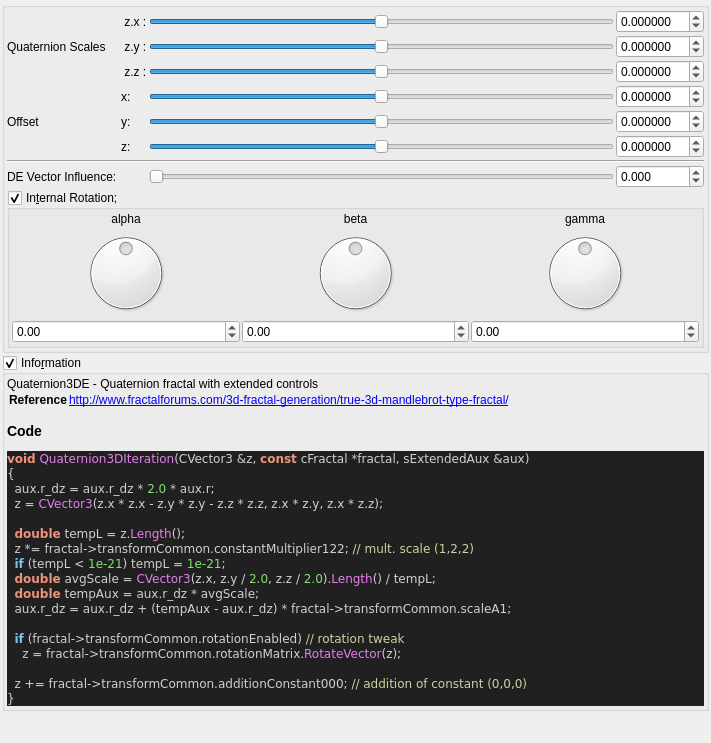
<?xml version="1.0" encoding="UTF-8"?>
<ui version="4.0">
 <class>Form</class>
 <widget class="QWidget" name="Form">
  <property name="geometry">
   <rect>
    <x>0</x>
    <y>0</y>
    <width>711</width>
    <height>743</height>
   </rect>
  </property>
  <property name="windowTitle">
   <string>Form</string>
  </property>
  <layout class="QVBoxLayout" name="verticalLayout">
   <property name="spacing">
    <number>2</number>
   </property>
   <property name="leftMargin">
    <number>2</number>
   </property>
   <property name="topMargin">
    <number>2</number>
   </property>
   <property name="rightMargin">
    <number>2</number>
   </property>
   <property name="bottomMargin">
    <number>2</number>
   </property>
   <item>
    <widget class="QGroupBox" name="groupBox_2">
     <property name="toolTip">
      <string/>
     </property>
     <property name="title">
      <string/>
     </property>
     <property name="checkable">
      <bool>false</bool>
     </property>
     <layout class="QVBoxLayout" name="verticalLayout_29" stretch="0">
      <property name="spacing">
       <number>2</number>
      </property>
      <property name="leftMargin">
       <number>2</number>
      </property>
      <property name="topMargin">
       <number>2</number>
      </property>
      <property name="rightMargin">
       <number>2</number>
      </property>
      <property name="bottomMargin">
       <number>2</number>
      </property>
      <item>
       <layout class="QGridLayout" name="gridLayout_63">
        <property name="spacing">
         <number>2</number>
        </property>
        <item row="3" column="3">
         <widget class="QSlider" name="slider3_transf_constant_multiplier_122_y">
          <property name="sizePolicy">
           <sizepolicy hsizetype="Expanding" vsizetype="Maximum">
            <horstretch>0</horstretch>
            <verstretch>0</verstretch>
           </sizepolicy>
          </property>
          <property name="minimum">
           <number>-3000000</number>
          </property>
          <property name="maximum">
           <number>3000000</number>
          </property>
          <property name="singleStep">
           <number>1</number>
          </property>
          <property name="orientation">
           <enum>Qt::Horizontal</enum>
          </property>
         </widget>
        </item>
        <item row="4" column="4">
         <widget class="MyDoubleSpinBox" name="spinbox3_transf_constant_multiplier_122_z">
          <property name="sizePolicy">
           <sizepolicy hsizetype="Minimum" vsizetype="Maximum">
            <horstretch>0</horstretch>
            <verstretch>0</verstretch>
           </sizepolicy>
          </property>
          <property name="prefix">
           <string/>
          </property>
          <property name="suffix">
           <string/>
          </property>
          <property name="decimals">
           <number>6</number>
          </property>
          <property name="minimum">
           <double>-99.989999999999995</double>
          </property>
          <property name="maximum">
           <double>99.989999999999995</double>
          </property>
          <property name="singleStep">
           <double>0.100000000000000</double>
          </property>
         </widget>
        </item>
        <item row="4" column="2">
         <widget class="QLabel" name="label_98">
          <property name="text">
           <string> z.z :</string>
          </property>
         </widget>
        </item>
        <item row="3" column="4">
         <widget class="MyDoubleSpinBox" name="spinbox3_transf_constant_multiplier_122_y">
          <property name="sizePolicy">
           <sizepolicy hsizetype="Minimum" vsizetype="Maximum">
            <horstretch>0</horstretch>
            <verstretch>0</verstretch>
           </sizepolicy>
          </property>
          <property name="prefix">
           <string/>
          </property>
          <property name="suffix">
           <string/>
          </property>
          <property name="decimals">
           <number>6</number>
          </property>
          <property name="minimum">
           <double>-99.989999999999995</double>
          </property>
          <property name="maximum">
           <double>99.989999999999995</double>
          </property>
          <property name="singleStep">
           <double>0.100000000000000</double>
          </property>
         </widget>
        </item>
        <item row="2" column="4">
         <widget class="MyDoubleSpinBox" name="spinbox3_transf_constant_multiplier_122_x">
          <property name="sizePolicy">
           <sizepolicy hsizetype="Minimum" vsizetype="Maximum">
            <horstretch>0</horstretch>
            <verstretch>0</verstretch>
           </sizepolicy>
          </property>
          <property name="prefix">
           <string/>
          </property>
          <property name="suffix">
           <string/>
          </property>
          <property name="decimals">
           <number>6</number>
          </property>
          <property name="minimum">
           <double>-99.989999999999995</double>
          </property>
          <property name="maximum">
           <double>99.989999999999995</double>
          </property>
          <property name="singleStep">
           <double>0.100000000000000</double>
          </property>
         </widget>
        </item>
        <item row="6" column="4">
         <widget class="MyDoubleSpinBox" name="spinbox3_transf_addition_constant_x">
          <property name="sizePolicy">
           <sizepolicy hsizetype="Minimum" vsizetype="Maximum">
            <horstretch>0</horstretch>
            <verstretch>0</verstretch>
           </sizepolicy>
          </property>
          <property name="prefix">
           <string/>
          </property>
          <property name="suffix">
           <string/>
          </property>
          <property name="decimals">
           <number>6</number>
          </property>
          <property name="minimum">
           <double>-99.989999999999995</double>
          </property>
          <property name="maximum">
           <double>99.989999999999995</double>
          </property>
          <property name="singleStep">
           <double>0.100000000000000</double>
          </property>
         </widget>
        </item>
        <item row="2" column="3">
         <widget class="QSlider" name="slider3_transf_constant_multiplier_122_x">
          <property name="sizePolicy">
           <sizepolicy hsizetype="Expanding" vsizetype="Maximum">
            <horstretch>0</horstretch>
            <verstretch>0</verstretch>
           </sizepolicy>
          </property>
          <property name="minimum">
           <number>-2000000</number>
          </property>
          <property name="maximum">
           <number>2000000</number>
          </property>
          <property name="singleStep">
           <number>1</number>
          </property>
          <property name="orientation">
           <enum>Qt::Horizontal</enum>
          </property>
         </widget>
        </item>
        <item row="3" column="1">
         <widget class="QLabel" name="label_91">
          <property name="text">
           <string>Quaternion Scales    </string>
          </property>
         </widget>
        </item>
        <item row="2" column="2">
         <widget class="QLabel" name="label_93">
          <property name="text">
           <string> z.x :</string>
          </property>
         </widget>
        </item>
        <item row="4" column="3">
         <widget class="QSlider" name="slider3_transf_constant_multiplier_122_z">
          <property name="sizePolicy">
           <sizepolicy hsizetype="Expanding" vsizetype="Maximum">
            <horstretch>0</horstretch>
            <verstretch>0</verstretch>
           </sizepolicy>
          </property>
          <property name="minimum">
           <number>-3000000</number>
          </property>
          <property name="maximum">
           <number>3000000</number>
          </property>
          <property name="singleStep">
           <number>1</number>
          </property>
          <property name="orientation">
           <enum>Qt::Horizontal</enum>
          </property>
         </widget>
        </item>
        <item row="6" column="3">
         <widget class="QSlider" name="slider3_transf_addition_constant_x">
          <property name="sizePolicy">
           <sizepolicy hsizetype="Preferred" vsizetype="Preferred">
            <horstretch>0</horstretch>
            <verstretch>0</verstretch>
           </sizepolicy>
          </property>
          <property name="minimum">
           <number>-5000000</number>
          </property>
          <property name="maximum">
           <number>5000000</number>
          </property>
          <property name="singleStep">
           <number>1</number>
          </property>
          <property name="orientation">
           <enum>Qt::Horizontal</enum>
          </property>
         </widget>
        </item>
        <item row="8" column="2">
         <widget class="QLabel" name="label_114">
          <property name="text">
           <string>z:</string>
          </property>
         </widget>
        </item>
        <item row="7" column="3">
         <widget class="QSlider" name="slider3_transf_addition_constant_y">
          <property name="sizePolicy">
           <sizepolicy hsizetype="Expanding" vsizetype="Maximum">
            <horstretch>0</horstretch>
            <verstretch>0</verstretch>
           </sizepolicy>
          </property>
          <property name="minimum">
           <number>-5000000</number>
          </property>
          <property name="maximum">
           <number>5000000</number>
          </property>
          <property name="singleStep">
           <number>1</number>
          </property>
          <property name="orientation">
           <enum>Qt::Horizontal</enum>
          </property>
         </widget>
        </item>
        <item row="3" column="2">
         <widget class="QLabel" name="label_90">
          <property name="text">
           <string> z.y :</string>
          </property>
         </widget>
        </item>
        <item row="8" column="3">
         <widget class="QSlider" name="slider3_transf_addition_constant_z">
          <property name="sizePolicy">
           <sizepolicy hsizetype="Expanding" vsizetype="Maximum">
            <horstretch>0</horstretch>
            <verstretch>0</verstretch>
           </sizepolicy>
          </property>
          <property name="minimum">
           <number>-5000000</number>
          </property>
          <property name="maximum">
           <number>5000000</number>
          </property>
          <property name="singleStep">
           <number>1</number>
          </property>
          <property name="orientation">
           <enum>Qt::Horizontal</enum>
          </property>
         </widget>
        </item>
        <item row="10" column="4">
         <widget class="MyDoubleSpinBox" name="spinbox_transf_scaleA_1">
          <property name="sizePolicy">
           <sizepolicy hsizetype="Minimum" vsizetype="Maximum">
            <horstretch>0</horstretch>
            <verstretch>0</verstretch>
           </sizepolicy>
          </property>
          <property name="prefix">
           <string/>
          </property>
          <property name="suffix">
           <string/>
          </property>
          <property name="decimals">
           <number>3</number>
          </property>
          <property name="minimum">
           <double>-500.000000000000000</double>
          </property>
          <property name="maximum">
           <double>5000.000000000000000</double>
          </property>
          <property name="singleStep">
           <double>0.100000000000000</double>
          </property>
         </widget>
        </item>
        <item row="10" column="1">
         <widget class="QLabel" name="label_2">
          <property name="layoutDirection">
           <enum>Qt::RightToLeft</enum>
          </property>
          <property name="text">
           <string>DE Vector Influence:</string>
          </property>
         </widget>
        </item>
        <item row="10" column="3">
         <widget class="QSlider" name="slider_transf_scaleA_1">
          <property name="sizePolicy">
           <sizepolicy hsizetype="Expanding" vsizetype="Maximum">
            <horstretch>0</horstretch>
            <verstretch>0</verstretch>
           </sizepolicy>
          </property>
          <property name="minimum">
           <number>0</number>
          </property>
          <property name="maximum">
           <number>5000</number>
          </property>
          <property name="singleStep">
           <number>1</number>
          </property>
          <property name="orientation">
           <enum>Qt::Horizontal</enum>
          </property>
         </widget>
        </item>
        <item row="11" column="1" colspan="4">
         <widget class="MyGroupBox" name="groupCheck_transf_rotation_enabled">
          <property name="title">
           <string>In&amp;ternal Rotation; </string>
          </property>
          <property name="checkable">
           <bool>true</bool>
          </property>
          <layout class="QVBoxLayout" name="verticalLayout_9" stretch="0">
           <property name="spacing">
            <number>2</number>
           </property>
           <property name="leftMargin">
            <number>2</number>
           </property>
           <property name="topMargin">
            <number>2</number>
           </property>
           <property name="rightMargin">
            <number>2</number>
           </property>
           <property name="bottomMargin">
            <number>2</number>
           </property>
           <item>
            <layout class="QGridLayout" name="gridLayout_11">
             <property name="spacing">
              <number>2</number>
             </property>
             <item row="1" column="1">
              <widget class="QLabel" name="label_34">
               <property name="text">
                <string>beta</string>
               </property>
               <property name="alignment">
                <set>Qt::AlignCenter</set>
               </property>
              </widget>
             </item>
             <item row="1" column="2">
              <widget class="QLabel" name="label_36">
               <property name="text">
                <string>gamma</string>
               </property>
               <property name="alignment">
                <set>Qt::AlignCenter</set>
               </property>
              </widget>
             </item>
             <item row="2" column="0">
              <widget class="QDial" name="dial3_transf_rotation_x">
               <property name="minimum">
                <number>-18000</number>
               </property>
               <property name="maximum">
                <number>18000</number>
               </property>
               <property name="wrapping">
                <bool>true</bool>
               </property>
              </widget>
             </item>
             <item row="2" column="1">
              <widget class="QDial" name="dial3_transf_rotation_y">
               <property name="minimum">
                <number>-18000</number>
               </property>
               <property name="maximum">
                <number>18000</number>
               </property>
               <property name="wrapping">
                <bool>true</bool>
               </property>
              </widget>
             </item>
             <item row="1" column="0">
              <widget class="QLabel" name="label_35">
               <property name="text">
                <string>alpha</string>
               </property>
               <property name="alignment">
                <set>Qt::AlignCenter</set>
               </property>
              </widget>
             </item>
             <item row="2" column="2">
              <widget class="QDial" name="dial3_transf_rotation_z">
               <property name="minimum">
                <number>-18000</number>
               </property>
               <property name="maximum">
                <number>18000</number>
               </property>
               <property name="wrapping">
                <bool>true</bool>
               </property>
              </widget>
             </item>
             <item row="4" column="0">
              <widget class="MyDoubleSpinBox" name="spinboxd3_transf_rotation_x">
               <property name="sizePolicy">
                <sizepolicy hsizetype="Minimum" vsizetype="Maximum">
                 <horstretch>0</horstretch>
                 <verstretch>0</verstretch>
                </sizepolicy>
               </property>
               <property name="prefix">
                <string/>
               </property>
               <property name="suffix">
                <string/>
               </property>
               <property name="decimals">
                <number>2</number>
               </property>
               <property name="minimum">
                <double>-180.000000000000000</double>
               </property>
               <property name="maximum">
                <double>180.000000000000000</double>
               </property>
               <property name="singleStep">
                <double>1.000000000000000</double>
               </property>
              </widget>
             </item>
             <item row="4" column="1">
              <widget class="MyDoubleSpinBox" name="spinboxd3_transf_rotation_y">
               <property name="sizePolicy">
                <sizepolicy hsizetype="Minimum" vsizetype="Maximum">
                 <horstretch>0</horstretch>
                 <verstretch>0</verstretch>
                </sizepolicy>
               </property>
               <property name="prefix">
                <string/>
               </property>
               <property name="suffix">
                <string/>
               </property>
               <property name="decimals">
                <number>2</number>
               </property>
               <property name="minimum">
                <double>-180.000000000000000</double>
               </property>
               <property name="maximum">
                <double>180.000000000000000</double>
               </property>
               <property name="singleStep">
                <double>1.000000000000000</double>
               </property>
              </widget>
             </item>
             <item row="4" column="2">
              <widget class="MyDoubleSpinBox" name="spinboxd3_transf_rotation_z">
               <property name="sizePolicy">
                <sizepolicy hsizetype="Minimum" vsizetype="Maximum">
                 <horstretch>0</horstretch>
                 <verstretch>0</verstretch>
                </sizepolicy>
               </property>
               <property name="prefix">
                <string/>
               </property>
               <property name="suffix">
                <string/>
               </property>
               <property name="decimals">
                <number>2</number>
               </property>
               <property name="minimum">
                <double>-180.000000000000000</double>
               </property>
               <property name="maximum">
                <double>180.000000000000000</double>
               </property>
               <property name="singleStep">
                <double>1.000000000000000</double>
               </property>
              </widget>
             </item>
            </layout>
           </item>
          </layout>
         </widget>
        </item>
        <item row="7" column="4">
         <widget class="MyDoubleSpinBox" name="spinbox3_transf_addition_constant_y">
          <property name="sizePolicy">
           <sizepolicy hsizetype="Minimum" vsizetype="Maximum">
            <horstretch>0</horstretch>
            <verstretch>0</verstretch>
           </sizepolicy>
          </property>
          <property name="prefix">
           <string/>
          </property>
          <property name="suffix">
           <string/>
          </property>
          <property name="decimals">
           <number>6</number>
          </property>
          <property name="minimum">
           <double>-99.989999999999995</double>
          </property>
          <property name="maximum">
           <double>99.989999999999995</double>
          </property>
          <property name="singleStep">
           <double>0.100000000000000</double>
          </property>
         </widget>
        </item>
        <item row="7" column="2">
         <widget class="QLabel" name="label_113">
          <property name="text">
           <string>y:</string>
          </property>
         </widget>
        </item>
        <item row="7" column="1">
         <widget class="QLabel" name="label_255">
          <property name="text">
           <string>Offset  </string>
          </property>
         </widget>
        </item>
        <item row="8" column="4">
         <widget class="MyDoubleSpinBox" name="spinbox3_transf_addition_constant_z">
          <property name="sizePolicy">
           <sizepolicy hsizetype="Minimum" vsizetype="Maximum">
            <horstretch>0</horstretch>
            <verstretch>0</verstretch>
           </sizepolicy>
          </property>
          <property name="prefix">
           <string/>
          </property>
          <property name="suffix">
           <string/>
          </property>
          <property name="decimals">
           <number>6</number>
          </property>
          <property name="minimum">
           <double>-99.989999999999995</double>
          </property>
          <property name="maximum">
           <double>99.989999999999995</double>
          </property>
          <property name="singleStep">
           <double>0.100000000000000</double>
          </property>
         </widget>
        </item>
        <item row="6" column="2">
         <widget class="QLabel" name="label_112">
          <property name="text">
           <string>x:</string>
          </property>
         </widget>
        </item>
        <item row="9" column="1" colspan="4">
         <widget class="Line" name="line_53">
          <property name="orientation">
           <enum>Qt::Horizontal</enum>
          </property>
         </widget>
        </item>
       </layout>
      </item>
     </layout>
    </widget>
   </item>
   <item>
    <widget class="MyGroupBox" name="groupCheck_info">
     <property name="title">
      <string>Info&amp;rmation</string>
     </property>
     <property name="flat">
      <bool>false</bool>
     </property>
     <property name="checkable">
      <bool>true</bool>
     </property>
     <layout class="QVBoxLayout" name="verticalLayout_2">
      <property name="spacing">
       <number>2</number>
      </property>
      <property name="leftMargin">
       <number>2</number>
      </property>
      <property name="topMargin">
       <number>2</number>
      </property>
      <property name="rightMargin">
       <number>2</number>
      </property>
      <property name="bottomMargin">
       <number>2</number>
      </property>
      <item>
       <widget class="QLabel" name="label_code_content">
        <property name="text">
         <string>&lt;p&gt;Quaternion3DE - Quaternion fractal with extended controls&lt;/p&gt;&lt;table&gt;
&lt;tr&gt;&lt;th&gt;Reference&lt;/th&gt;&lt;td&gt;&lt;a href=&quot;http://www.fractalforums.com/3d-fractal-generation/true-3d-mandlebrot-type-fractal/&quot;&gt;http://www.fractalforums.com/3d-fractal-generation/true-3d-mandlebrot-type-fractal/&lt;/a&gt;&lt;/td&gt;&lt;/tr&gt;
&lt;/table&gt;
&lt;h3&gt;Code&lt;/h3&gt;
&lt;!DOCTYPE HTML PUBLIC &quot;-//W3C//DTD HTML 4.0 Transitional//EN&quot;&gt;
&lt;html&gt;
&lt;head&gt;
&lt;meta http-equiv=&quot;content-type&quot; content=&quot;text/html; charset=ISO-8859-1&quot;&gt;
&lt;title&gt;Source file&lt;/title&gt;
&lt;/head&gt;
&lt;body style=&quot;background-color:#202020&quot;&gt;
&lt;pre style=&quot;color:#d0d0d0; background-color:#202020;  font-family:'Courier New';&quot;&gt;&lt;span style=&quot;color:#f09479; font-weight:bold&quot;&gt;void&lt;/span&gt; &lt;span style=&quot;color:#e47eed&quot;&gt;Quaternion3DIteration&lt;/span&gt;&lt;span style=&quot;color:#d0d0d0&quot;&gt;(&lt;/span&gt;CVector3 &lt;span style=&quot;color:#d0d0d0&quot;&gt;&amp;amp;&lt;/span&gt;z&lt;span style=&quot;color:#d0d0d0&quot;&gt;,&lt;/span&gt; &lt;span style=&quot;color:#f09479; font-weight:bold&quot;&gt;const&lt;/span&gt; cFractal &lt;span style=&quot;color:#d0d0d0&quot;&gt;*&lt;/span&gt;fractal&lt;span style=&quot;color:#d0d0d0&quot;&gt;,&lt;/span&gt; sExtendedAux &lt;span style=&quot;color:#d0d0d0&quot;&gt;&amp;amp;&lt;/span&gt;aux&lt;span style=&quot;color:#d0d0d0&quot;&gt;)&lt;/span&gt;
&lt;span style=&quot;color:#d0d0d0&quot;&gt;{&lt;/span&gt;
  aux&lt;span style=&quot;color:#d0d0d0&quot;&gt;.&lt;/span&gt;r_dz &lt;span style=&quot;color:#d0d0d0&quot;&gt;=&lt;/span&gt; aux&lt;span style=&quot;color:#d0d0d0&quot;&gt;.&lt;/span&gt;r_dz &lt;span style=&quot;color:#d0d0d0&quot;&gt;*&lt;/span&gt; &lt;span style=&quot;color:#87df71&quot;&gt;2.0&lt;/span&gt; &lt;span style=&quot;color:#d0d0d0&quot;&gt;*&lt;/span&gt; aux&lt;span style=&quot;color:#d0d0d0&quot;&gt;.&lt;/span&gt;r&lt;span style=&quot;color:#d0d0d0&quot;&gt;;&lt;/span&gt;
  z &lt;span style=&quot;color:#d0d0d0&quot;&gt;=&lt;/span&gt; &lt;span style=&quot;color:#e47eed&quot;&gt;CVector3&lt;/span&gt;&lt;span style=&quot;color:#d0d0d0&quot;&gt;(&lt;/span&gt;z&lt;span style=&quot;color:#d0d0d0&quot;&gt;.&lt;/span&gt;x &lt;span style=&quot;color:#d0d0d0&quot;&gt;*&lt;/span&gt; z&lt;span style=&quot;color:#d0d0d0&quot;&gt;.&lt;/span&gt;x &lt;span style=&quot;color:#d0d0d0&quot;&gt;-&lt;/span&gt; z&lt;span style=&quot;color:#d0d0d0&quot;&gt;.&lt;/span&gt;y &lt;span style=&quot;color:#d0d0d0&quot;&gt;*&lt;/span&gt; z&lt;span style=&quot;color:#d0d0d0&quot;&gt;.&lt;/span&gt;y &lt;span style=&quot;color:#d0d0d0&quot;&gt;-&lt;/span&gt; z&lt;span style=&quot;color:#d0d0d0&quot;&gt;.&lt;/span&gt;z &lt;span style=&quot;color:#d0d0d0&quot;&gt;*&lt;/span&gt; z&lt;span style=&quot;color:#d0d0d0&quot;&gt;.&lt;/span&gt;z&lt;span style=&quot;color:#d0d0d0&quot;&gt;,&lt;/span&gt; z&lt;span style=&quot;color:#d0d0d0&quot;&gt;.&lt;/span&gt;x &lt;span style=&quot;color:#d0d0d0&quot;&gt;*&lt;/span&gt; z&lt;span style=&quot;color:#d0d0d0&quot;&gt;.&lt;/span&gt;y&lt;span style=&quot;color:#d0d0d0&quot;&gt;,&lt;/span&gt; z&lt;span style=&quot;color:#d0d0d0&quot;&gt;.&lt;/span&gt;x &lt;span style=&quot;color:#d0d0d0&quot;&gt;*&lt;/span&gt; z&lt;span style=&quot;color:#d0d0d0&quot;&gt;.&lt;/span&gt;z&lt;span style=&quot;color:#d0d0d0&quot;&gt;);&lt;/span&gt;

  &lt;span style=&quot;color:#f09479; font-weight:bold&quot;&gt;double&lt;/span&gt; tempL &lt;span style=&quot;color:#d0d0d0&quot;&gt;=&lt;/span&gt; z&lt;span style=&quot;color:#d0d0d0&quot;&gt;.&lt;/span&gt;&lt;span style=&quot;color:#e47eed&quot;&gt;Length&lt;/span&gt;&lt;span style=&quot;color:#d0d0d0&quot;&gt;();&lt;/span&gt;
  z &lt;span style=&quot;color:#d0d0d0&quot;&gt;*=&lt;/span&gt; fractal&lt;span style=&quot;color:#d0d0d0&quot;&gt;-&amp;gt;&lt;/span&gt;transformCommon&lt;span style=&quot;color:#d0d0d0&quot;&gt;.&lt;/span&gt;constantMultiplier122&lt;span style=&quot;color:#d0d0d0&quot;&gt;;&lt;/span&gt; &lt;span style=&quot;color:#d0d0a0&quot;&gt;// mult. scale (1,2,2)&lt;/span&gt;
  &lt;span style=&quot;color:#7ec0ee; font-weight:bold&quot;&gt;if&lt;/span&gt; &lt;span style=&quot;color:#d0d0d0&quot;&gt;(&lt;/span&gt;tempL &lt;span style=&quot;color:#d0d0d0&quot;&gt;&amp;lt;&lt;/span&gt; &lt;span style=&quot;color:#87df71&quot;&gt;1e-21&lt;/span&gt;&lt;span style=&quot;color:#d0d0d0&quot;&gt;)&lt;/span&gt; tempL &lt;span style=&quot;color:#d0d0d0&quot;&gt;=&lt;/span&gt; &lt;span style=&quot;color:#87df71&quot;&gt;1e-21&lt;/span&gt;&lt;span style=&quot;color:#d0d0d0&quot;&gt;;&lt;/span&gt;
  &lt;span style=&quot;color:#f09479; font-weight:bold&quot;&gt;double&lt;/span&gt; avgScale &lt;span style=&quot;color:#d0d0d0&quot;&gt;=&lt;/span&gt; &lt;span style=&quot;color:#e47eed&quot;&gt;CVector3&lt;/span&gt;&lt;span style=&quot;color:#d0d0d0&quot;&gt;(&lt;/span&gt;z&lt;span style=&quot;color:#d0d0d0&quot;&gt;.&lt;/span&gt;x&lt;span style=&quot;color:#d0d0d0&quot;&gt;,&lt;/span&gt; z&lt;span style=&quot;color:#d0d0d0&quot;&gt;.&lt;/span&gt;y &lt;span style=&quot;color:#d0d0d0&quot;&gt;/&lt;/span&gt; &lt;span style=&quot;color:#87df71&quot;&gt;2.0&lt;/span&gt;&lt;span style=&quot;color:#d0d0d0&quot;&gt;,&lt;/span&gt; z&lt;span style=&quot;color:#d0d0d0&quot;&gt;.&lt;/span&gt;z &lt;span style=&quot;color:#d0d0d0&quot;&gt;/&lt;/span&gt; &lt;span style=&quot;color:#87df71&quot;&gt;2.0&lt;/span&gt;&lt;span style=&quot;color:#d0d0d0&quot;&gt;).&lt;/span&gt;&lt;span style=&quot;color:#e47eed&quot;&gt;Length&lt;/span&gt;&lt;span style=&quot;color:#d0d0d0&quot;&gt;() /&lt;/span&gt; tempL&lt;span style=&quot;color:#d0d0d0&quot;&gt;;&lt;/span&gt;
  &lt;span style=&quot;color:#f09479; font-weight:bold&quot;&gt;double&lt;/span&gt; tempAux &lt;span style=&quot;color:#d0d0d0&quot;&gt;=&lt;/span&gt; aux&lt;span style=&quot;color:#d0d0d0&quot;&gt;.&lt;/span&gt;r_dz &lt;span style=&quot;color:#d0d0d0&quot;&gt;*&lt;/span&gt; avgScale&lt;span style=&quot;color:#d0d0d0&quot;&gt;;&lt;/span&gt;
  aux&lt;span style=&quot;color:#d0d0d0&quot;&gt;.&lt;/span&gt;r_dz &lt;span style=&quot;color:#d0d0d0&quot;&gt;=&lt;/span&gt; aux&lt;span style=&quot;color:#d0d0d0&quot;&gt;.&lt;/span&gt;r_dz &lt;span style=&quot;color:#d0d0d0&quot;&gt;+ (&lt;/span&gt;tempAux &lt;span style=&quot;color:#d0d0d0&quot;&gt;-&lt;/span&gt; aux&lt;span style=&quot;color:#d0d0d0&quot;&gt;.&lt;/span&gt;r_dz&lt;span style=&quot;color:#d0d0d0&quot;&gt;) *&lt;/span&gt; fractal&lt;span style=&quot;color:#d0d0d0&quot;&gt;-&amp;gt;&lt;/span&gt;transformCommon&lt;span style=&quot;color:#d0d0d0&quot;&gt;.&lt;/span&gt;scaleA1&lt;span style=&quot;color:#d0d0d0&quot;&gt;;&lt;/span&gt;

  &lt;span style=&quot;color:#7ec0ee; font-weight:bold&quot;&gt;if&lt;/span&gt; &lt;span style=&quot;color:#d0d0d0&quot;&gt;(&lt;/span&gt;fractal&lt;span style=&quot;color:#d0d0d0&quot;&gt;-&amp;gt;&lt;/span&gt;transformCommon&lt;span style=&quot;color:#d0d0d0&quot;&gt;.&lt;/span&gt;rotationEnabled&lt;span style=&quot;color:#d0d0d0&quot;&gt;)&lt;/span&gt; &lt;span style=&quot;color:#d0d0a0&quot;&gt;// rotation tweak&lt;/span&gt;
    z &lt;span style=&quot;color:#d0d0d0&quot;&gt;=&lt;/span&gt; fractal&lt;span style=&quot;color:#d0d0d0&quot;&gt;-&amp;gt;&lt;/span&gt;transformCommon&lt;span style=&quot;color:#d0d0d0&quot;&gt;.&lt;/span&gt;rotationMatrix&lt;span style=&quot;color:#d0d0d0&quot;&gt;.&lt;/span&gt;&lt;span style=&quot;color:#e47eed&quot;&gt;RotateVector&lt;/span&gt;&lt;span style=&quot;color:#d0d0d0&quot;&gt;(&lt;/span&gt;z&lt;span style=&quot;color:#d0d0d0&quot;&gt;);&lt;/span&gt;

  z &lt;span style=&quot;color:#d0d0d0&quot;&gt;+=&lt;/span&gt; fractal&lt;span style=&quot;color:#d0d0d0&quot;&gt;-&amp;gt;&lt;/span&gt;transformCommon&lt;span style=&quot;color:#d0d0d0&quot;&gt;.&lt;/span&gt;additionConstant000&lt;span style=&quot;color:#d0d0d0&quot;&gt;;&lt;/span&gt; &lt;span style=&quot;color:#d0d0a0&quot;&gt;// addition of constant (0,0,0)&lt;/span&gt;
&lt;span style=&quot;color:#d0d0d0&quot;&gt;}&lt;/span&gt;
&lt;/pre&gt;
&lt;/body&gt;
&lt;/html&gt;
&lt;!--HTML generated by highlight 3.9, http://www.andre-simon.de/--&gt;
</string>
        </property>
        <property name="wordWrap">
         <bool>true</bool>
        </property>
        <property name="openExternalLinks">
         <bool>true</bool>
        </property>
        <property name="textInteractionFlags">
         <set>Qt::LinksAccessibleByMouse|Qt::TextSelectableByMouse</set>
        </property>
       </widget>
      </item>
     </layout>
    </widget>
   </item>
   <item>
    <spacer name="verticalSpacer_2">
     <property name="orientation">
      <enum>Qt::Vertical</enum>
     </property>
     <property name="sizeHint" stdset="0">
      <size>
       <width>20</width>
       <height>40</height>
      </size>
     </property>
    </spacer>
   </item>
  </layout>
 </widget>
 <customwidgets>
  <customwidget>
   <class>MyDoubleSpinBox</class>
   <extends>QDoubleSpinBox</extends>
   <header>mydoublespinbox.h</header>
  </customwidget>
  <customwidget>
   <class>MyGroupBox</class>
   <extends>QGroupBox</extends>
   <header>mygroupbox.h</header>
   <container>1</container>
  </customwidget>
 </customwidgets>
 <resources/>
 <connections/>
</ui>
